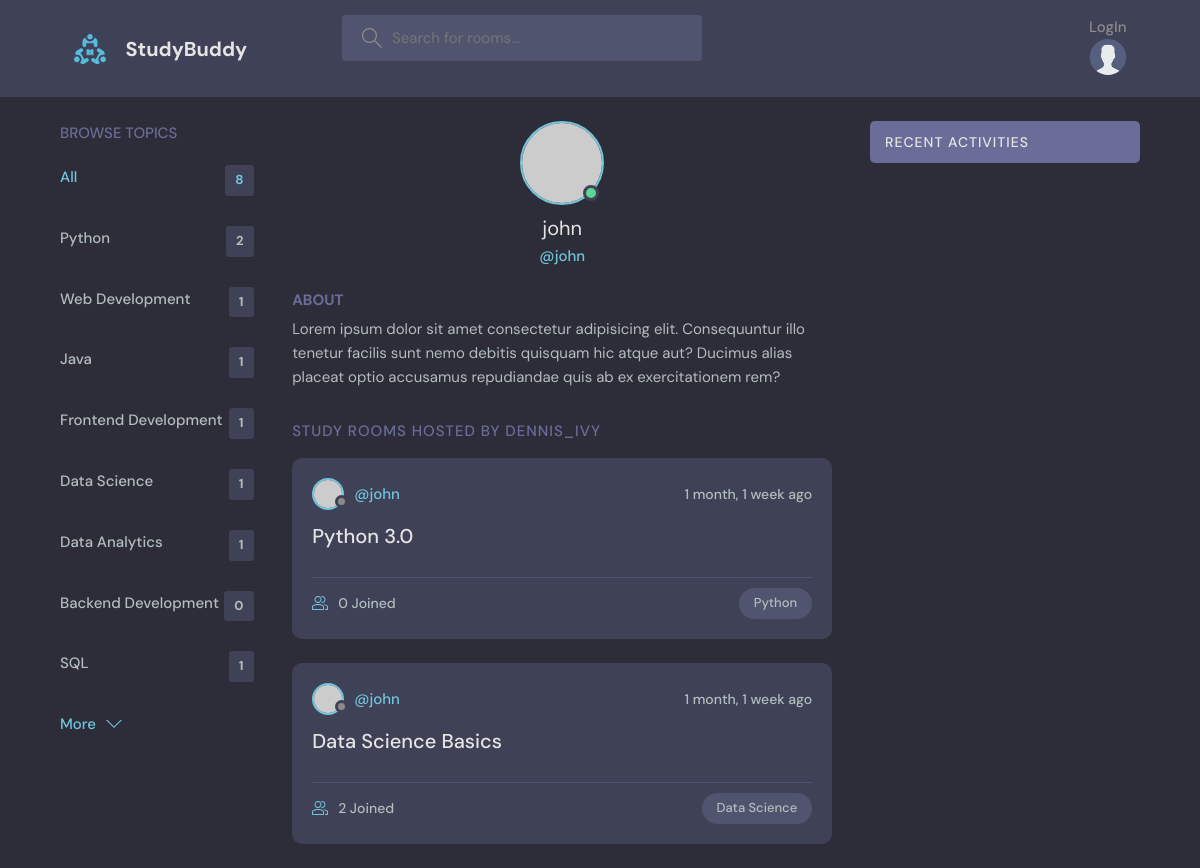
Screenshot of /profile/5/ with the database file from the repository.
### study/models.py (models this page shows, shortened)
class Topic(models.Model):
    name = models.CharField( max_length=250)

class Room(models.Model):
    host = models.ForeignKey(User, on_delete=models.SET_NULL, null=True)
    topic = models.ForeignKey(Topic, on_delete=models.SET_NULL, null=True)
    name = models.CharField(max_length=250)
    description = models.TextField(blank=True, null=True)
    participants = models.ManyToManyField(User, related_name='participants', blank=True)
    updated = models.DateTimeField(auto_now=True)
    created = models.DateTimeField(auto_now_add=True)
    class Meta:
        ordering = ['-updated','-created']

### study/views.py (the view)
# urls.py: path('profile/<str:pk>/', views.UserProfile.as_view(), name="user-profile"),
class UserProfile(View):
    def get(self,request,pk):
        user = User.objects.get(id=pk)
        rooms= user.room_set.all()
        room_message = user.message_set.all()
        topics = Topic.objects.all()
        context = {'user':user, 'rooms': rooms, 'room_message':room_message,'topics':topics}
        return render(request, 'study/profile.html', context)

### study/templates/study/profile.html (shortened to what this page needs)
{% extends 'main.html' %}
{% block content %}
  <main class="profile-page layout layout--3">
    <div class="container">
      {% include 'study/topics_component.html' %}
      <div class="roomList">
        <div class="profile">
          <div class="profile__avatar">
            <div class="avatar avatar--large active">
              <img src="https://randomuser.me/api/portraits/men/11.jpg" />
            </div>
          </div>
          <div class="profile__info">
            <h3>{{user.username}}</h3>
            <p>@{{user.username}}</p>
          </div>
          <div class="profile__about">
            <h3>About</h3>
            <p>
              Lorem ipsum dolor sit amet consectetur adipisicing elit. Consequuntur illo tenetur
              facilis sunt nemo debitis quisquam hic atque aut? Ducimus alias placeat optio
              accusamus repudiandae quis ab ex exercitationem rem?
            </p>
          </div>
        </div>
        <div class="roomList__header">
          <div>
            <h2>Study Rooms Hosted by dennis_ivy</a>
            </h2>
          </div>
        </div>
        {% include 'study/feed_component.html' %}
      </div>
      {% include 'study/activity_component.html' %}
    </div>
  </main>
  {% endblock content %}

### study/templates/study/topics_component.html
<div class="topics">
    <div class="topics__header">
      <h2>Browse Topics</h2>
    </div>
    <ul class="topics__list">
      <li>
        <a href="{%url 'home' %}" class="active">All <span>{{topics.count}}</span></a>
      </li>
      {% for topic in topics%}
      <li>
        <a href="{%url 'home' %}?q={{topic.name}}">{{topic.name}} <span>{{topic.room_set.all.count}}</span></a>
      </li>
      {%endfor%}
    </ul>
    <a class="btn btn--link" href="{% url 'topics' %}">
      More
      <svg version="1.1" xmlns="http://www.w3.org/2000/svg" width="32" height="32" viewBox="0 0 32 32">
        <title>chevron-down</title>
        <path d="M16 21l-13-13h-3l16 16 16-16h-3l-13 13z"></path>
      </svg>
    </a>
  </div>

### study/templates/study/feed_component.html (shortened to what this page needs)
{% for room in rooms%}
<div class="roomListRoom">
    <div class="roomListRoom__header">
        <a href="{% url 'user-profile' room.host.id %}" class="roomListRoom__author">
            <div class="avatar avatar--small">
                <img src="https://randomuser.me/api/portraits/women/11.jpg" />
            </div>
            <span>@{{room.host.username}}</span>
        </a>
        <div class="roomListRoom__actions">
            <span>{{room.created| timesince}} ago</span>
        </div>
    </div>
    <div class="roomListRoom__content">
        <a href="{% url 'room' room.id %}">{{room.name}}</a>
    </div>
    <div class="roomListRoom__meta">
        <a href="{% url 'room' room.id %}" class="roomListRoom__joined">
            {{room.participants.all.count}} Joined
        </a>
        <p class="roomListRoom__topic">{{room.topic.name}}</p>
    </div>
</div>
{% endfor%}

### rows the page displays
Topic: name "Python", room_set.all.count "2"
Topic: name "Web Development", room_set.all.count "1"
Topic: name "Java", room_set.all.count "1"
Topic: name "Frontend Development", room_set.all.count "1"
Topic: name "Data Science", room_set.all.count "1"
Topic: name "Data Analytics", room_set.all.count "1"
Topic: name "Backend Development", room_set.all.count "0"
Topic: name "SQL", room_set.all.count "1"
Room: host.username "john", created "1 month, 1 week", name "Python 3.0", participants.all.count "0", topic.name "Python"
Room: host.username "john", created "1 month, 1 week", name "Data Science Basics", participants.all.count "2", topic.name "Data Science"

### other values shown
{{ topics.count }} "8"
{{ user.username }} "john"
